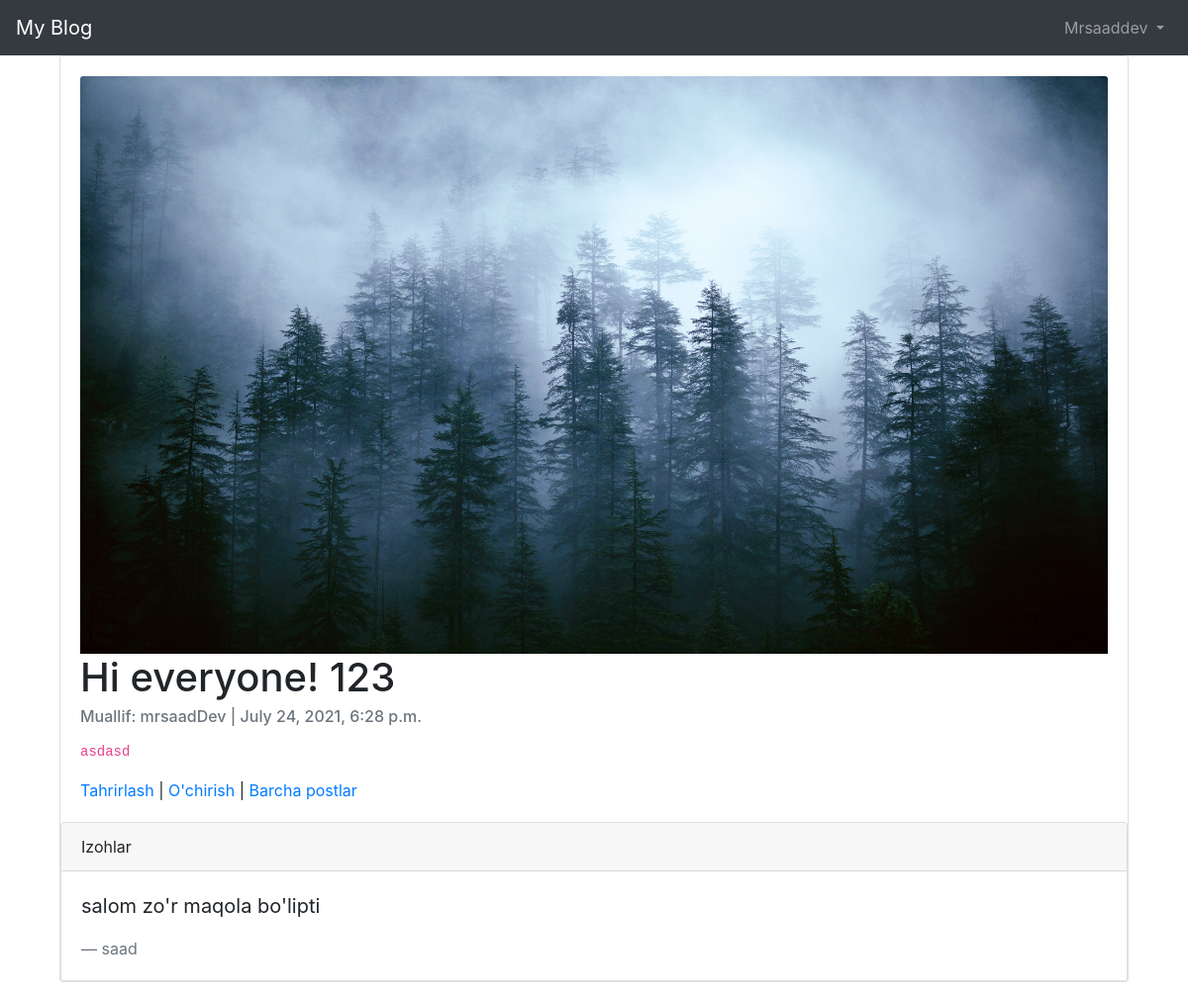
The app's page /articles/1/ (signed in) with its own data.
### accounts/models.py (models this page shows)
class CustomUser(AbstractUser):
	age = models.PositiveIntegerField(null = True, blank = True)

### articles/models.py (models this page shows, shortened)
class Article(models.Model):
	title = models.CharField(max_length=150)
	summary = models.CharField(max_length = 200, blank = True)
	body = RichTextField(blank=False, null=False)
	photo = models.ImageField(upload_to = 'images/', blank = True)
	date = models.DateTimeField(auto_now_add = True)
	author = models.ForeignKey(
			get_user_model(),
			on_delete = models.CASCADE,
		)

class Comment(models.Model):
	article = models.ForeignKey(Article, on_delete = models.CASCADE, related_name = 'comments')
	comment = models.CharField(max_length = 150)
	author = models.ForeignKey(
			get_user_model(),
			on_delete = models.CASCADE
		)
	def __str__(self):
		return self.comment

### articles/views.py (the view)
# urls.py: path('<int:pk>/', ArticleDetailView.as_view(), name='article_detail'),
class ArticleDetailView(DetailView):
    model = Article
    template_name = 'article_detail.html'

### templates/article_detail.html (shortened to what this page needs)
{% extends 'base.html' %}
{% block content %}
    <div class="container-fluid">
        <div class="card" >
          <div class="card-body">
              {%  if object.photo %}
                <img class="card-img-top" src="{{ object.photo.url }}" alt="{{ object.title }}">
              {% endif %}
              <h1 class="card-title">{{ object.title }}</h1>
              <h6 class="card-subtitle mb-2 text-muted">Muallif: {{ object.author }} | {{ object.date }}</h6>
              <p class="card-text">{{ object.body | safe}}</p>
              <a href="{% url 'article_edit' article.pk %}">Tahrirlash</a> |
              <a href="{% url 'article_delete' article.pk %}">O'chirish</a> |
              <a href="{% url 'article_list' %}">Barcha postlar</a>
          </div>
            <div class="card">
                <div class="card-header">Izohlar</div>
                {%  for comment in article.comments.all %}
                    <div class="card-body">
                        <blockquote class="blockquote mb-0">
                            <p>{{ comment }}</p>
                            <footer class="blockquote-footer">{{ comment.author }}</footer>
                        </blockquote>
                    </div>
                {% endfor %}
            </div>
        </div>
    </div>
{% endblock content %}

### templates/base.html (shortened to what this page needs)
{% load static %}
<!DOCTYPE html>
<html>
    <head>
            <link rel="stylesheet" href="https://cdn.jsdelivr.net/npm/bootstrap@4.5.3/dist/css/bootstrap.min.css">
    </head>
    <body>
        <nav class="navbar navbar-expand-lg navbar-dark bg-dark">
            <a class="navbar-brand" href="{% url 'home' %}">
                My Blog
            </a>
            <div class="collapse navbar-collapse" id="navbarSupportedContent">
                {% if user.is_authenticated %}
                    <ul class="navbar-nav ml-auto">
                        <li class="nav-item">
                            <a class="nav-link dropdown-toggle" href="#"
                                id="navbarDropdown" role="button" data-toggle="dropdown"
                                aria-haspopup="true" aria-expanded="false">
                                {{ user.username | title }}
                            </a>
                        </li>
                    </ul>
                {% else %}
                    <form class="form-inline ml-auto">
                        <a href="{% url 'login' %}" class="btn btn-outline-light">Kirish</a>
                        <a href="{% url 'signup' %}" class="btn btn-primary ml-2">Ro'yxatdan o'tish</a>
                    </form>
                {% endif %}
            </div>
        </nav>
        <main>
            <div class="container">
                {% block content %}
                {% endblock content %}
            </div>
        </main>
    </body>
</html>

### records on screen
CustomUser: username "Mrsaaddev"
Article: photo (picture), title "Hi everyone! 123", author "mrsaadDev", date "July 24, 2021, 6:28 p.m.", body "asdasd"
Comment: comment "salom zo'r maqola bo'lipti", author "saad"
